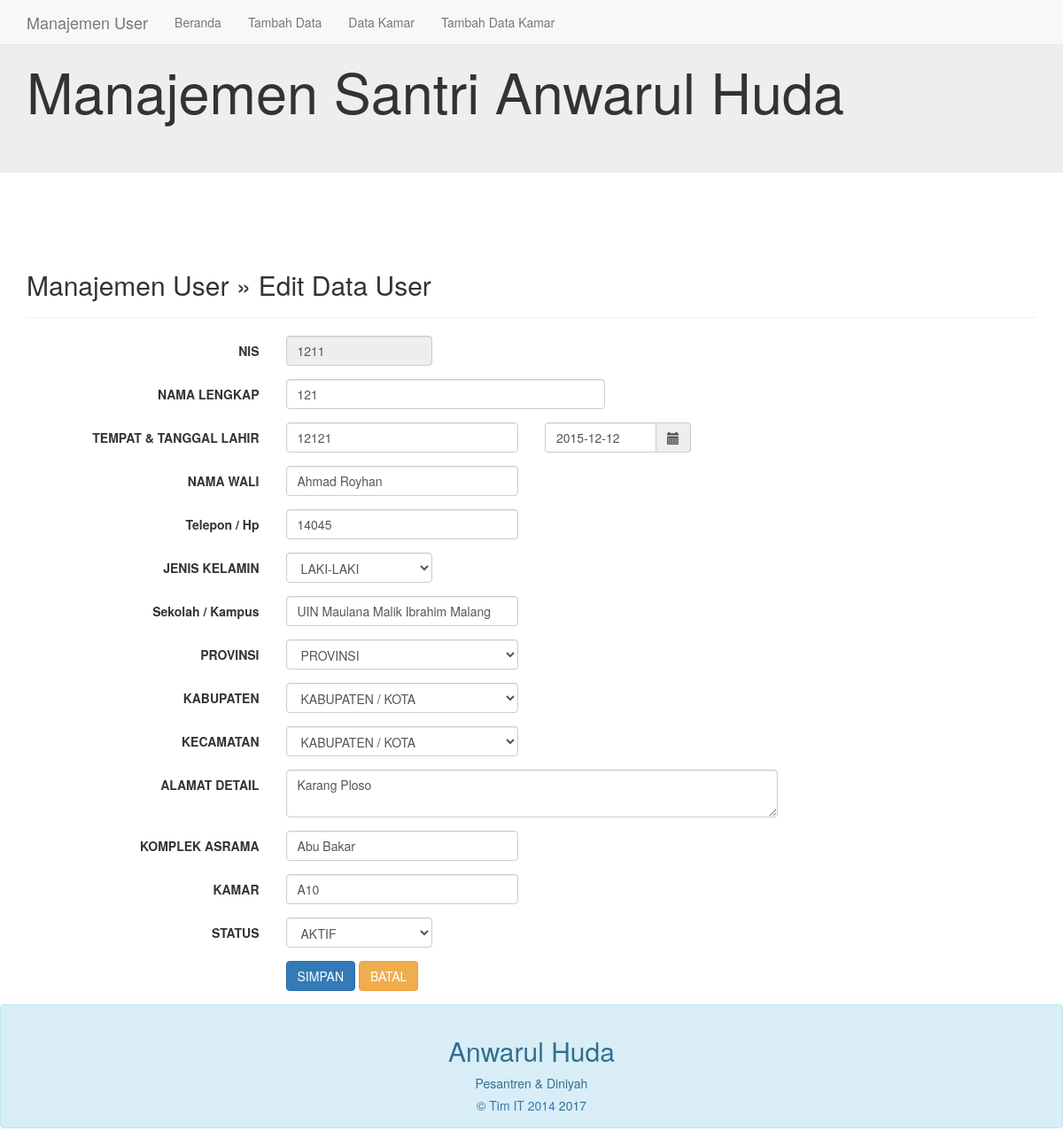
Before: /edit.php?nis=1211 with the older database file.
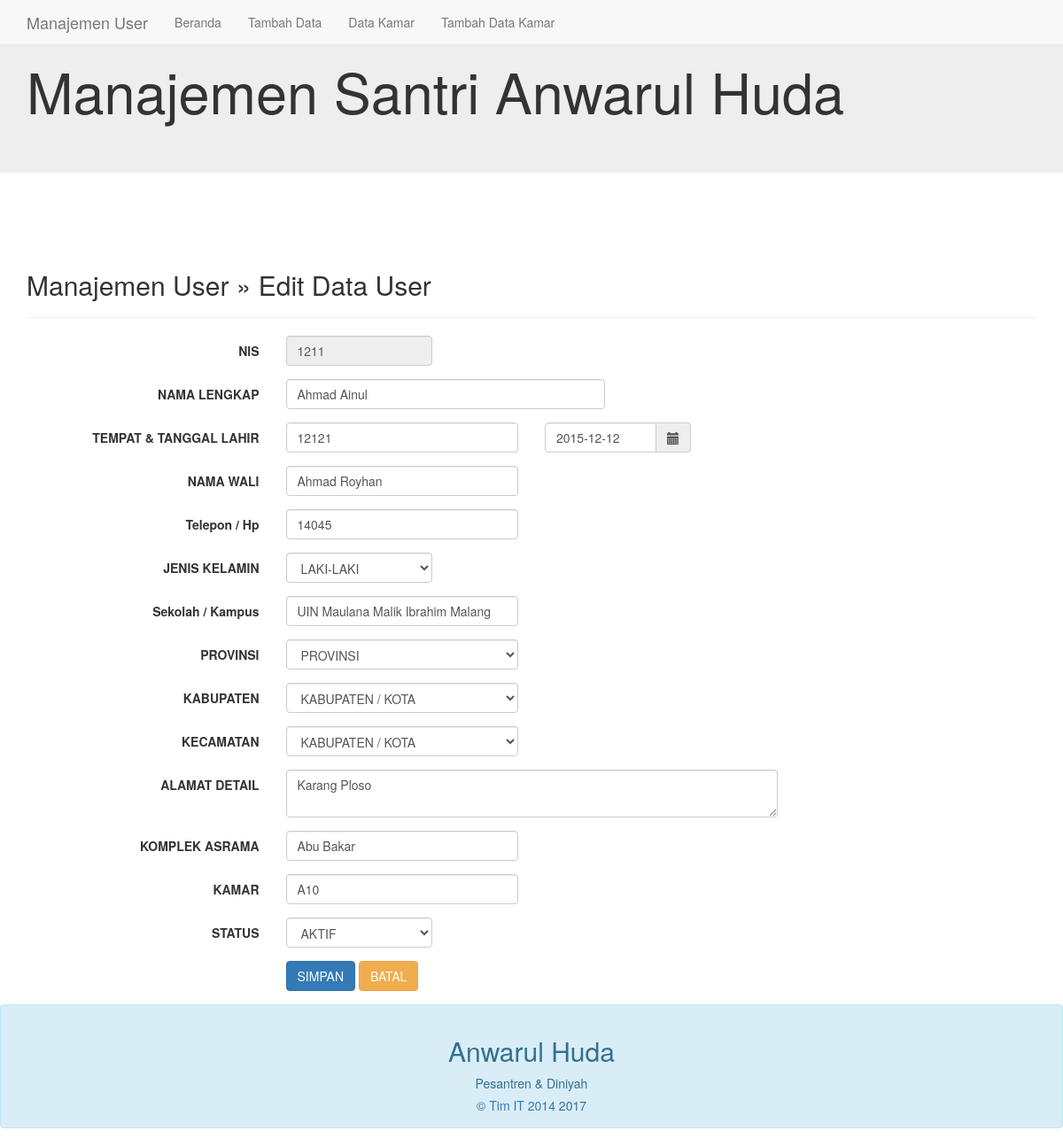
After: the same page with the newer database file.
### tables this page shows
CREATE TABLE `santri` (
  `nis` int(11) NOT NULL,
  `nama` varchar(25) NOT NULL,
  `tempat_lahir` varchar(50) NOT NULL,
  `tanggal_lahir` date NOT NULL,
  `nama_wali` varchar(100) DEFAULT NULL,
  `telp` varchar(15) NOT NULL,
  `jenis_kelamin` varchar(20) NOT NULL,
  `sekolah` varchar(50) NOT NULL,
  `nama_komplek` varchar(100) NOT NULL,
  `kamar` varchar(3) NOT NULL,
  `provinsi` int(100) NOT NULL,
  `kota_atau_kabupaten` int(100) NOT NULL,
  `kecamatan` int(100) NOT NULL,
  `alamat` varchar(100) NOT NULL,
  `status` int(1) NOT NULL,
  `id_kec` int(11) NOT NULL
);

### edit.php (the view, shortened to what the changed rows need)
<?php
include("koneksi.php");
?>
<!DOCTYPE html>
<html lang="en">
<head>
	<link href="css/bootstrap.min.css" rel="stylesheet">
	<link href="css/bootstrap-datepicker.css" rel="stylesheet">
</head>
<body>
	<header>
		<div class="jumbotron" >
			<div class="container" >
				<h1> Manajemen Santri Anwarul Huda</h1>
			</div>
		</div>
	</header>
	<div class="container">
		<div class="content">
			<h2>Manajemen User &raquo; Edit Data User</h2>
			<?php
			$nis = $_GET['nis'];
			$sql = mysqli_query($koneksi, "SELECT * FROM santri WHERE nis='$nis'");
			if(mysqli_num_rows($sql) == 0){
				header("Location: index.php");
			}else{
				$row = mysqli_fetch_assoc($sql);
			}
			?>
			<form class="form-horizontal" action="" method="post">
				<div class="form-group">
					<div class="col-sm-2">
						<input type="text" name="nis" class="form-control" value="<?php echo $row['nis']; ?>" placeholder="NIS" disabled>
					</div>
				</div>
				<div class="form-group">
					<div class="col-sm-4">
						<input type="text" name="nama" class="form-control" value="<?php echo $row['nama']; ?>" placeholder="NAMA LENGKAP" required>
					</div>
				</div>
				<div class="form-group">
					<div class="col-sm-3">
						<input type="text" name="tmp" class="form-control" value="<?php echo $row['tempat_lahir']; ?>" placeholder="TEMPAT LAHIR" required>
					</div>
					<div class="col-sm-2">
						<div class="input-group date" data-provide="datepicker">
							<input type="text" name="tgl" class="form-control" value="<?php echo $row['tanggal_lahir']; ?>" placeholder="0000-00-00">
							<div class="input-group-addon">
								<span class="glyphicon glyphicon-calendar"></span>
							</div>
						</div>
					</div>
				</div>
				<div class="form-group">
					<div class="col-sm-3">
						<input type="text" name="nama_wali" class="form-control" value="<?php echo $row['nama_wali']; ?>" placeholder="Nama Wali" required>
					</div>
				</div>
				<div class="form-group">
					<div class="col-sm-3">
						<input type="text" name="telp" class="form-control" value="<?php echo $row['telp']; ?>" placeholder="Telepon" required>
					</div>
				</div>
				<div class="form-group">
					<div class="col-sm-2">
						<select name="jenis_kelamin" class="form-control" required>
							<option value="Laki-Laki" <?php if($row['jenis_kelamin'] == 'Laki-Laki'){ echo 'selected'; } ?>>LAKI-LAKI</option>
						</select>
					</div>
				</div>
				<div class="form-group">
					<div class="col-sm-3">
						<input type="text" name="sekolah" class="form-control" placeholder="Sekolah/Kampus" value="<?php echo $row['sekolah']; ?>" required>
					</div>
				</div>
				<div class="form-group">
					<div class="col-sm-6">
						<textarea name="alamat" class="form-control"placeholder="ALAMAT LENGKAP (Rt, Rw, Jalan, Desa)"  required><?php echo $row['alamat']; ?></textarea>
					</div>
				</div>
					<div class="form-group">
					<div class="col-sm-3">
						<input type="text" name="nama_komplek" class="form-control" placeholder="Komplek Asrama" value="<?php echo $row['nama_komplek']; ?>" required>
					</div>
				</div>
					<div class="form-group">
					<div class="col-sm-3">
						<input type="text" name="kamar" class="form-control" placeholder="Kamar Tinggal" value="<?php echo $row['kamar']; ?>" required>
					</div>
				</div>
				<div class="form-group">
					<div class="col-sm-2">
						<select name="status" class="form-control" required>
							<option value="1" <?php if($row['status'] == '1'){ echo 'selected'; } ?>>AKTIF</option>
						</select>
					</div>
				</div>
			</form>
		</div>
	</div>
	<div class="row-fluid">
			<div class="span12">
			  <div class="row-fluid">
				<div class="alert alert-info">
				  <h2 align="center">Anwarul Huda</h2>
				</div>
			  </div>
			</div>
	</div>
</body>
</html>

Changed rows visible on the page:
changed santri "Ahmad Royhan": nama "121" → "Ahmad Ainul"
